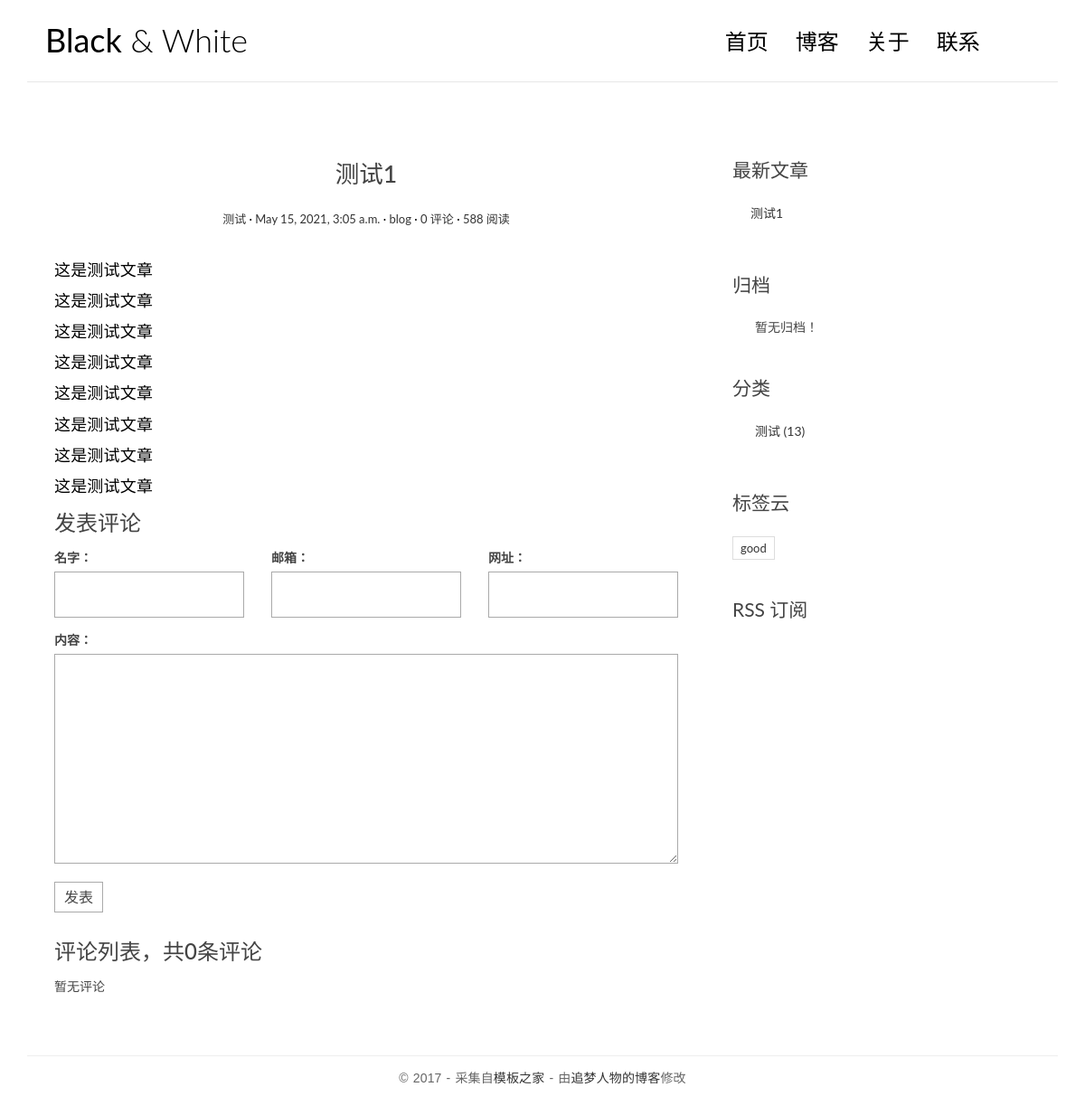
The app's page /posts/1/ with its own data.
### blog/models.py (models this page shows, shortened)
class Post(models.Model):
    text_title=models.CharField('标题',max_length=70)
    text_body=models.TextField('正文')#文章内容
    created_time=models.DateTimeField('创建时间',default=timezone.now)#文章创建时间
    modified_time=models.DateTimeField('修改时间')#上一次文章修改时间
    text_abstract=models.CharField('摘要',max_length=200,blank=True)#摘要允许为空
    category=models.ForeignKey(Category,verbose_name='分类',on_delete=models.CASCADE)
    tags=models.ManyToManyField(Tag,verbose_name='标签',blank=True)
    author=models.ForeignKey(User,verbose_name='作者',on_delete=models.CASCADE)
    class Meta:
        verbose_name='文章'#verbose_name来指定对应的model在admin后台的显示名称
        verbose_name_plural=verbose_name#表示多篇文章时的复数显示形式
        ordering=['-created_time']#用来指定文章的排序方式
    def get_absolute_url(self):
        return reverse('blog:detail',kwargs={'pk':self.pk})#reverse函数解析这个detail视图函数对应的url，

class Category(models.Model):
    name=models.CharField(max_length=100)
    class Meta:
        verbose_name='分类'
        verbose_name_plural=verbose_name

class Tag(models.Model):
    name=models.CharField(max_length=100)
    class Meta:
        verbose_name='标签'
        verbose_name_plural=verbose_name

### blog/views.py (the view)
# urls.py: path('posts/<int:pk>/',views.detail,name='detail'),
def detail(request,pk):
    post=get_object_or_404(Post,pk=pk)
    md=markdown.Markdown(extensions=['markdown.extensions.extra',
    'markdown.extensions.codehilite',#语法高亮扩展
    TocExtension(slugify=slugify),#允许自动生成目录
    ])
    post.text_body=md.convert(post.text_body)#md中会自动生成toc摘要
    m=re.search(r'<div class="toc">\s*<ul>(.*)</ul>\s*</div>',md.toc,re.S)
    post.toc=m.group(1) if m is not None else ''#在post文章中自动生成了摘要
    return render(request,'blog/details.html',context={'post':post})

### comments/forms.py
class CommentForm(forms.ModelForm):#表单类必须继承自forms.Form类或者forms.ModelForm类
    class Meta:
        model=Comment#表明这个表单对应的数据库模型是Comment类
        fields=['name','email','url','text']#制定了表单需要显示的字段

### blog/templatetags/blog_extras.py (called while the page is built)
@register.inclusion_tag('blog/inclusions/_recent_posts.html',takes_context=True)
def show_recent_posts(context,num=5):#默认显示5篇最新文章
    return{
        'recent_post_list':Post.objects.all().order_by('-created_time')[:num],
    }

@register.inclusion_tag('blog/inclusions/_archives.html',takes_context=True)
def show_archives(context):
    return {
        'data_list':Post.objects.dates('created_time','month',order='DESC'),
    }

@register.inclusion_tag('blog/inclusions/_categories.html',takes_context=True)
def show_categories(context):
    return {
        'category_list':Category.objects.all(),
    }

@register.inclusion_tag('blog/inclusions/_tags.html',takes_context=True)
def show_tags(context):
    return {
        'tag_list':Tag.objects.all(),
    }

### comments/templatetags/comments_extras.py (called while the page is built)
@register.inclusion_tag('comments/inclusions/_form.html',takes_context=True)
def show_comment_form(context,post,form=None):
    if form is None:
        form=CommentForm()
    return{
        'form':form,
        'post':post,
    }

@register.inclusion_tag('comments/inclusions/_list.html',takes_context=True)
def show_comments(context,post):
    comment_list=post.comment_set.all().order_by('-created_time')#我们使用了 post.comment_set.all() 来获取 post 对应的全部评论
    comment_count=comment_list.count()
    return {
        'comment_count':comment_count,
        'comment_list':comment_list,
    }

### templates/blog/details.html (shortened to what this page needs)
{% extends 'base.html' %}
{% load comments_extras %}
{% block main %}
<article class="post post-{{ post.pk }}">
    <header class="entry-header">
      <h1 class="entry-title">{{ post.text_title }}</h1>
      <div class="entry-meta">
        <span class="post-category"><a href="#">{{ post.category.name }}</a></span>
        <span class="post-date"><a href="#"><time class="entry-date"
                                                  datetime="{{ post.created_time }}">{{ post.created_time }}</time></a></span>
        <span class="post-author"><a href="#">{{ post.author }}</a></span>
        <span class="comments-link"><a href="#comment-area">{{post.comment_set.count}} 评论</a></span>
        <span class="views-count"><a href="#">588 阅读</a></span>
      </div>
    </header>
    <div class="entry-content clearfix">
      {{ post.text_body|safe }}
    </div>
</article>
<section class="comment-area" id="comment-area">
<h3>发表评论</h3>
{% show_comment_form post %}
<div class="comment-list-panel">
  {% show_comments post %}
</div>
</section>
{% endblock main %}

### templates/blog/inclusions/_recent_posts.html
<div class="widget widget-recent-posts">
    <h3 class="widget-title">最新文章</h3>
    <ul>
        {% for post in recent_post_list %}
        <li>
            <a href="{{post.get_absolute_url}}">{{post.text_title}}</a>
        </li>
        {% empty %}
        暂无文章
        {% endfor %}
    </ul>
</div>

### templates/blog/inclusions/_categories.html
<div class="widget widget-category">
    <h3 class="widget-title">分类</h3>
    <ul>
        {% for category in category_list%}
        <li>
            <a href="{% url 'blog:category' category.pk%}">{{category.name}} <span class="post-count">(13)</span></a>
        </li>
        {% empty %}
        暂无分类！
        {% endfor %}
    </ul>
</div>

### templates/blog/inclusions/_tags.html
<div class="widget widget-tag-cloud">
    <h3 class="widget-title">标签云</h3>
    <ul>
        {% for tag in tag_list %}
        <li>
            <a href="{% url 'blog:tag' tag.pk %}">{{tag.name}}</a>
        </li>
        {% empty %}
            暂无标签！
        {% endfor %}
    </ul>
</div>

### blog/static/blog/css/custom.css (style rules this page uses)
* { outline: none; }
h1, h2, h3, h4, h5, h6 { margin-top: 0; }
a { color: #333; }
body { color: #444; font-family: 'Lato', sans-serif; }
p { font-family: 'Ubuntu', sans-serif; font-weight: 400; word-spacing: 1px; letter-spacing: 0.01em; }
.post { background: #fff; padding: 30px 30px 0; }
.entry-title { text-align: center; font-size: 1.9em; margin-bottom: 20px; line-height: 1.6; padding: 10px 20px 0; }
.entry-meta { text-align: center; color: #DDDDDD; font-size: 13px; margin-bottom: 30px; }
.entry-content { font-size: 18px; line-height: 1.9; font-weight: 300; color: #000; }
.post-category::after, .post-date::after, .post-author::after, .comments-link::after { content: ' ·'; color: #000; }
.widget { background: #fff; padding: 30px 0 0; }
.widget-title { font-size: 1.5em; margin-bottom: 20px; line-height: 1.6; padding: 10px 0 0; font-weight: 400; }
.widget-recent-posts ul { padding: 0; margin: 0; padding-left: 20px; }
.widget-recent-posts ul li { list-style-type: none; position: relative; line-height: 170%; margin-bottom: 10px; }
.widget-recent-posts ul li::before { content: '\f3d3'; font-family: "Ionicons"; position: absolute; left: -17px; top: 3px; font-size: 16px; color: #000; }
.widget-category ul { padding: 0; margin: 0; padding-left: 25px; }
.widget-category ul li { list-style-type: none; position: relative; line-height: 170%; margin-bottom: 10px; }
.widget-category ul li::before { content: '\f3fe'; font-family: "Ionicons"; position: absolute; left: -25px; top: 1px; font-size: 18px; color: #000; }
.widget-tag-cloud ul { padding: 0; margin: 0; margin-right: -10px; }
.widget-tag-cloud ul li { list-style-type: none; font-size: 13px; display: inline-block; margin-right: 10px; margin-bottom: 10px; padding: 3px 8px; border: 1px solid #ddd; }
.contact-form input, .comment-form input { border: 1px solid #aaa; margin-bottom: 15px; width: 100%; padding: 15px 15px; font-size: 16px; line-height: 100%; transition: 0.4s border-color linear; }
.contact-form textarea, .comment-form textarea { border: 1px solid #aaa; margin-bottom: 15px; width: 100%; padding: 15px 15px; font-size: 16px; line-height: 20px !important; min-height: 183px; transition: 0.4s border-color linear; }
.comment-area { padding: 0 30px 0; }
.comment-list-panel { margin-top: 30px; }

### records on screen
Post: text_title "测试1", category.name "测试", created_time "May 15, 2021, 3:05 a.m.", author "blog", comment_set.count "0", text_body "这是测试文章 这是测试文章 这是测试文章 这是测试文章 这是测试文章 这是测试文章 这是测试文章 这是测试文章"
Category: name "测试"
Tag: name "good"

### other values on screen
{{ comment_count }} "0"
